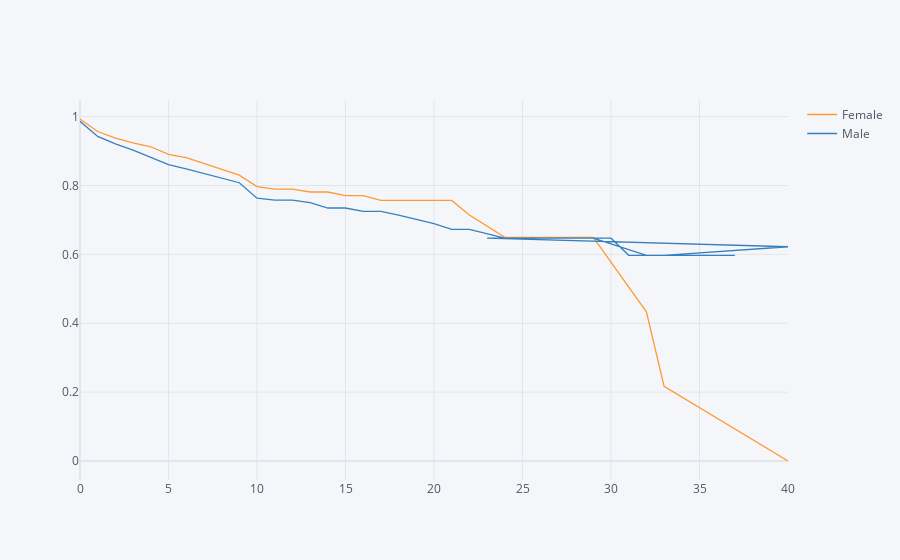

The notebook cell saved with this chart:
### Markdown cell above
## 2. Compare the plot above with one that plots employee retention rates by gender over the number of years the employee has been working for the company.

### Code cell
survival(data, 'Gender', 'YearsAtCompany', 'Attrition').iplot()

### Figure 1 — Plotly figure (JSON) as saved in the notebook; plotly's stock layout.template omitted (floating-point values rounded to 4 significant figures)
{"data": [{"line": {"color": "rgba(255, 153, 51, 1.0)", "dash": "solid", "shape": "linear", "width": 1.3}, "mode": "lines", "name": "Female", "text": "", "type": "scatter", "x": [0, 1, 2, 3, 4, 5, 6, 7, 8, 9, 10, 11, 12, 13, 14, 15, 16, 17, 18, 19, 20, 21, 22, 24, 25, 26, 27, 29, 32, 33, 40, 23, 30, 31, 34, 36, 37], "y": [0.9932, 0.9568, 0.938, 0.9239, 0.9126, 0.8906, 0.8813, 0.8642, 0.8487, 0.8303, 0.7969, 0.7898, 0.7898, 0.7812, 0.7812, 0.7704, 0.7704, 0.7566, 0.7566, 0.7566, 0.7566, 0.7566, 0.7146, 0.6496, 0.6496, 0.6496, 0.6496, 0.6496, 0.4331, 0.2165, 0, "", "", "", "", "", ""]}, {"line": {"color": "rgba(55, 128, 191, 1.0)", "dash": "solid", "shape": "linear", "width": 1.3}, "mode": "lines", "name": "Male", "text": "", "type": "scatter", "x": [0, 1, 2, 3, 4, 5, 6, 7, 8, 9, 10, 11, 12, 13, 14, 15, 16, 17, 18, 19, 20, 21, 22, 24, 25, 26, 27, 29, 32, 33, 40, 23, 30, 31, 34, 36, 37], "y": [0.9864, 0.9425, 0.921, 0.9029, 0.8815, 0.861, 0.8483, 0.8342, 0.8206, 0.8081, 0.7634, 0.7577, 0.7577, 0.7506, 0.7347, 0.7347, 0.725, 0.725, 0.714, 0.7021, 0.6894, 0.6729, 0.6729, 0.6471, 0.6471, 0.6471, 0.6471, 0.6471, 0.5973, 0.5973, 0.6222, 0.6471, 0.6471, 0.5973, 0.5973, 0.5973, 0.5973]}], "layout": {"legend": {"bgcolor": "#F5F6F9", "font": {"color": "#4D5663"}}, "paper_bgcolor": "#F5F6F9", "plot_bgcolor": "#F5F6F9", "title": {"font": {"color": "#4D5663"}}, "xaxis": {"gridcolor": "#E1E5ED", "showgrid": true, "tickfont": {"color": "#4D5663"}, "title": {"font": {"color": "#4D5663"}, "text": ""}, "zerolinecolor": "#E1E5ED"}, "yaxis": {"gridcolor": "#E1E5ED", "showgrid": true, "tickfont": {"color": "#4D5663"}, "title": {"font": {"color": "#4D5663"}, "text": ""}, "zerolinecolor": "#E1E5ED"}}}
